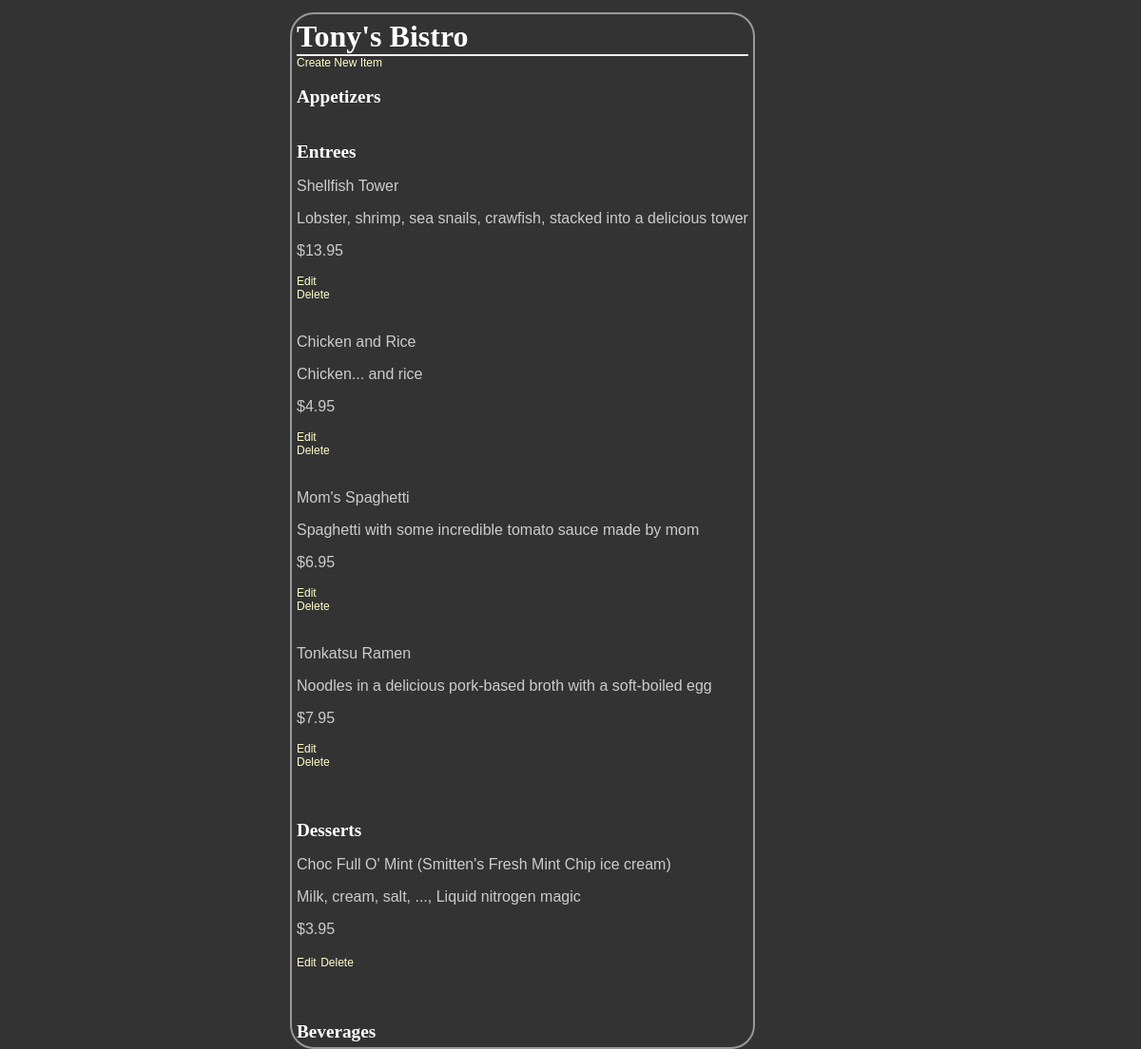
/restaurant/5/menu, run on the app's committed database.
### database_setup.py (models this page shows, shortened)
class Restaurant(Base):
    __tablename__ = 'restaurant'
    id = Column(Integer, primary_key=True)
    name = Column(String(250), nullable=False)

class MenuItem(Base):
    __tablename__ = 'menu_item'
    name =Column(String(80), nullable = False)
    id = Column(Integer, primary_key = True)
    description = Column(String(250))
    price = Column(String(8))
    course = Column(String(250))
    restaurant_id = Column(Integer,ForeignKey('restaurant.id'))
    restaurant = relationship(Restaurant)

### finalproject.py (the view)
@app.route('/restaurant/<int:restaurant_id>/menu')
def showMenu(restaurant_id):
    restaurant = session.query(Restaurant).filter_by(id=restaurant_id).one()
    items = session.query(MenuItem).filter_by(restaurant_id=restaurant_id).all()
    return render_template('finalproject_menu.html', restaurant=restaurant, items=items)

### templates/finalproject_menu.html (shortened to what this page needs)
<html>
<head>
<link rel=stylesheet type=text/css href="{{ url_for('static', filename='styles.css') }}">
    </head>
    <body>
        <div class = 'pane'>
        <h1>{{ restaurant.name }}</h1>
    {% if items !=[] %}
        <a href = "{{url_for('newMenuItem', restaurant_id = restaurant.id )}}">Create New Item</a>
    <h2>Appetizers</h2>
    <h2>Entrees</h2>
        {% for i in items %}
        {% if i.course == 'Entree' %}
        <p>{{i.name}}</p>
        <p>{{i.description}}</p>
        <p>{{i.price}}</p>
        <a href='{{url_for('editMenuItem', restaurant_id = restaurant.id, menu_id=i.id ) }}' >Edit</a>
    <a href='{{url_for('deleteMenuItem', restaurant_id = restaurant.id, menu_id=i.id ) }}' >Delete</a>
        {% endif %}
        {% endfor %}
    <h2>Desserts</h2>
        {% for i in items %}
        {% if i.course == 'Dessert' %}
        <p>{{i.name}}</p>
        <p>{{i.description}}</p>
        <p>{{i.price}}</p>
        <a href='{{url_for('editMenuItem', restaurant_id = restaurant.id, menu_id=i.id ) }}' >Edit</a>
    <a href='{{url_for('deleteMenuItem', restaurant_id = restaurant.id, menu_id=i.id ) }}' >Delete</a>
        {% endif %}
        {% endfor %}
    <h2>Beverages</h2>
        {% else %}
        <p> You currently have no menu items. <p>
        <a href = "{{url_for('newMenuItem', restaurant_id = restaurant.id )}}">Create New Item</a>
            {% endif %}
</div>
    </body>
</html>

### static/styles.css (style rules this page uses)
body { font-family: sans-serif; background-image: url('img3.jpg'); background-color: #333333 }
h1, h2, h3, h4 { color: #FFFFFF; }
h1, h2 { font-family: 'Georgia', serif; margin: 0; }
h1 { border-bottom: 2px solid #eee; }
h2 { font-size: 1.2em; }
p, dd, dt { color: #CCCCCC; }
a { text-decoration: none; color:#FFFFCC; font-size: .75em; }
.pane { position:absolute; left: 25%; border: 2px solid; border-radius: 25px; padding: 5px; margin: 5px; border-color: #999999; background-color: #333333 }

### data on the page
Restaurant: name "Tony's Bistro"
MenuItem: name "Shellfish Tower", description "Lobster, shrimp, sea snails, crawfish, stacked into a delicious tower", price "$13.95"
MenuItem: name "Chicken and Rice", description "Chicken... and rice", price "$4.95"
MenuItem: name "Mom's Spaghetti", description "Spaghetti with some incredible tomato sauce made by mom", price "$6.95"
MenuItem: name "Tonkatsu Ramen", description "Noodles in a delicious pork-based broth with a soft-boiled egg", price "$7.95"
MenuItem: name "Choc Full O' Mint (Smitten's Fresh Mint Chip ice cream)", description "Milk, cream, salt, ..., Liquid nitrogen magic", price "$3.95"
